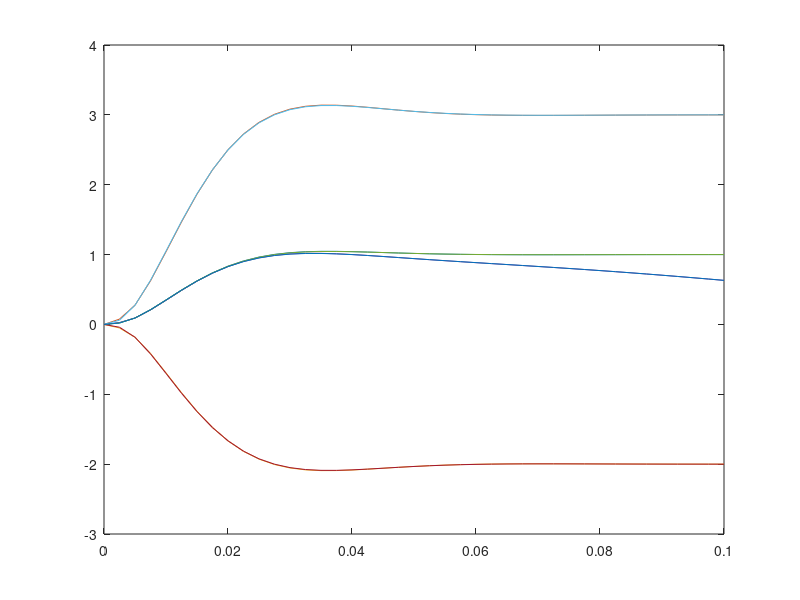

The MATLAB source for this figure:
clear all
order = 2;
fs = 400;
fc = 20;
fnorm = fc*2/fs;
dt = 1/fs;
t1 = 0.1;
t0 = 0;
t = t0:dt:t1;
num_samples = (t1-t0)/dt;
u = [ones(num_samples+1,1)';3.*ones(num_samples+1,1)';-2.*ones(num_samples+1,1)';cos(-10.*t)];
%u = [ones(num_samples+1,1)'];
%u = [ones(num_samples+1,1)'; -1*ones(num_samples+1,1)'];
u(:,1) = 0;
u = u';
pnoise = [t;0.01*wgn(num_samples+1,1,0)']';
onoise = [t;0.01*wgn(num_samples+1,1,0)']';
[b,a] = butter(order,fnorm);
%sim('butterworth_mdl.mdl')
%plot(t,y,t,y_n,t,u(:,2))

d = 0.1;
noise = d*wgn(num_samples+1,4,0);

%MCMC part

D = filter(b,a,u);%+noise;
b_curr = rand(1,order+1);
a_curr = rand(1,order+1);
a_curr(1) = a(1);
d_curr = rand;
d_curr = 0.1;
d_best = d_curr;
y_curr = filter(b_curr,a_curr,u);%+d_curr*wgn(num_samples+1,4,0);

chi1 = sum((D-y_curr).^2);
sigma = 0.001;
ii = 0;
N_iter = 0;
flg = 0;
accepted = 0;
T_max = 100000;
T_change = 0.9999;
T = T_max;
chi_best = chi1;
count = 0;
while(flg==0)
    
    a_cand = a_curr + sigma*randn(1,order+1);
    b_cand = b_curr + sigma*randn(1,order+1);
    temp = d_curr+sigma*(randn(1,1));
    while(temp<0)
        temp = d_curr+sigma*(randn(1,1));
    end
    d_cand = temp;
    d_cand = 0.1;
            
    a_cand(1) = 1;    
    
    y_cand = filter(b_cand,a_cand,u);%+d_cand*wgn(num_samples+1,4,0);    
    
    chi2 = sum((D-y_cand).^2);
        
    if(norm(chi2)<= norm(chi1))
        a_curr = a_cand;
        b_curr = b_cand; 
        d_curr = d_cand;
        if(norm(chi2)<=norm(chi_best))
            a_best = a_curr;
            b_best = b_curr;
            d_best = d_curr;
            chi_best = chi2;
           
        end
        chi1 = chi2;
        accepted = accepted+1;
        T = T*T_change;
    elseif(exp((chi1-chi2)/T)>rand())
        a_curr = a_cand;
        b_curr = b_cand;
        d_curr = d_cand;
        chi1 = chi2;
        accepted = accepted+1;
        T = T*T_change;
    end
       
    %if(mod(ii,10)==0 && ii ~=0 && flg==0)
    %        sigma = sigma/2.5;
    %        if(sigma < 10^-4);
    %            sigma = 10;                
    %        end
    %    ii=0;
    %    accepted = 0;        
    %end
        
    if(norm(chi_best)<10^-3)
            burnin = N_iter;
            flg = 1;
    end
    ii = ii+1;
    N_iter = N_iter+1;
    
    
    if(T<1*10^-9)
        T = T_max;
        b_curr = rand(1,order+1);
        a_curr = rand(1,order+1);
        a_curr(1) = a(1);
        y_curr = filter(b_curr,a_curr,u);
        chi1 = sum((D-y_curr).^2);
        sigma = 0.001;
    end
    norm(chi_best)
end

y = filter(b_best,a_best,u);% + d_best*wgn(num_samples+1,4,0);
[b,a] = butter(order,fnorm);
y_ideal = filter(b,a,u);%+noise;
figure(1);
plot(t,y,t,y_ideal)
format long
a
a_best
b
b_best
%d
%d_best
norm_err = norm(chi_best)
